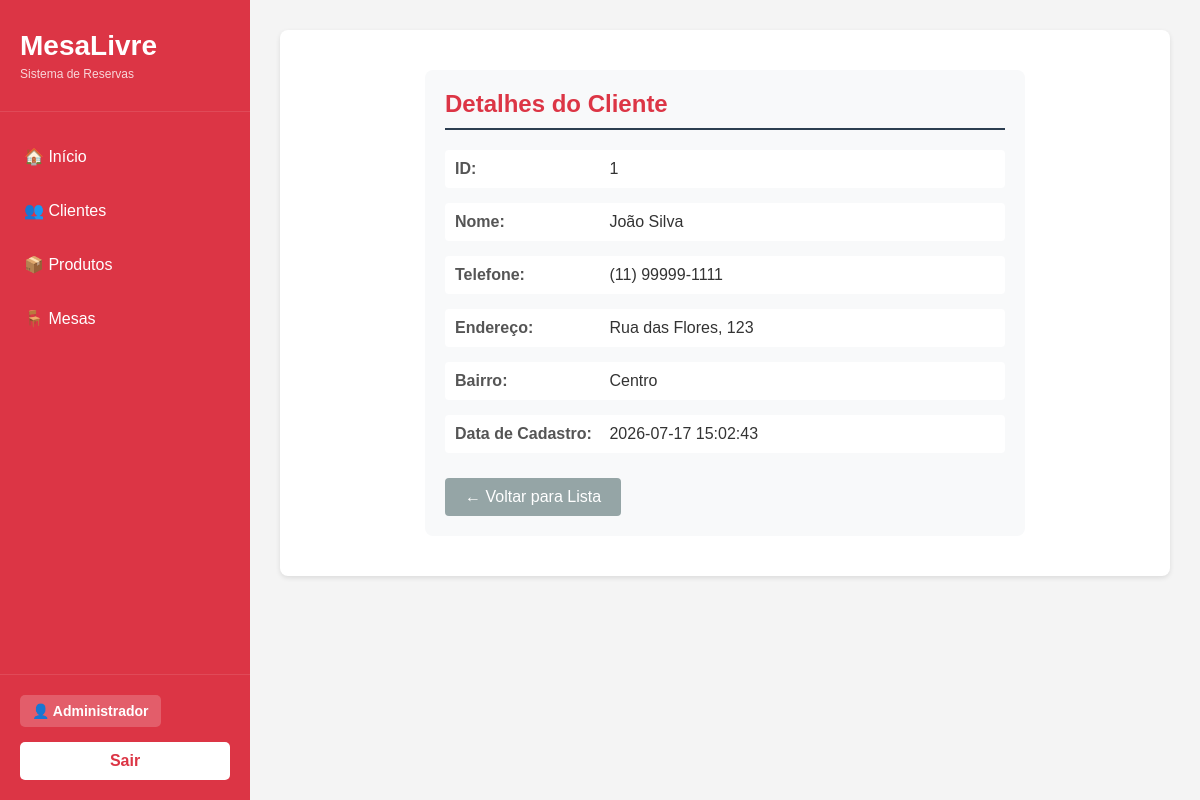
Screenshot of /MesaLivre/cliente.php?fun=exibir&id=1 (signed in) with the database file from the repository.
### tables this page shows
CREATE TABLE clientes (
    id_cliente INT AUTO_INCREMENT PRIMARY KEY,
    nome VARCHAR(100) NOT NULL,
    telefone VARCHAR(20),
    endereco VARCHAR(200),
    bairro VARCHAR(100),
    data_cadastro DATETIME
);

### MesaLivre/controle/cliente/ExibirCliente_class.php (called while the page is built)
<?php
	include_once("modelo/cliente/ClienteDAO_class.php");
	class ExibirCliente{
		public function __construct(){
			$dao = new ClienteDAO();
			$c = $dao->exibir($_GET["id"]);
			include_once("visao/cliente/exibeCliente.php");
		}
	}
?>

### MesaLivre/modelo/cliente/ClienteDAO_class.php (called while the page is built, shortened)
<?php
include_once "ConnectionFactory_class.php";
include_once "Cliente_class.php";
class ClienteDAO {
    public function exibir($id) {
        try {
            $fabrica = new ConnectionFactory();
            $con = $fabrica->getConnection();
            $stmt = $con->prepare("SELECT * FROM clientes WHERE id_cliente = :id");
            $stmt->bindValue(':id', $id);
            $stmt->execute();
            $dado = $stmt->fetchAll(PDO::FETCH_ASSOC);
            $c = new Cliente();
            $c->setIdCliente($dado[0]["id_cliente"]);
            $c->setNome($dado[0]["nome"]);
            $c->setTelefone($dado[0]["telefone"]);
            $c->setEndereco($dado[0]["endereco"]);
            $c->setBairro($dado[0]["bairro"]);
            $c->setDataCadastro($dado[0]["data_cadastro"]);
            return $c;
        } catch (PDOException $ex) {
            echo "Erro ao exibir cliente: " . $ex->getMessage();
        }
    }
}
?>

### MesaLivre/modelo/cliente/ConnectionFactory_class.php (called while the page is built, shortened)
<?php
	class ConnectionFactory{
		public $dbType = "mysql";
		public $host = "localhost";
		public $user = "root";
		public $senha = "";
		public $db = "mesalivre";
		public $persistente = false;
		public function getConnection(){
			try{
				$this->con = new PDO(
					$this->dbType.":host=".$this->host.";dbname=".$this->db,
					$this->user,
					$this->senha,
					array(PDO::ATTR_PERSISTENT => $this->persistente,
					PDO::ATTR_ERRMODE => PDO::ERRMODE_EXCEPTION)
				);
				return $this->con;
			}
			catch(PDOException $ex){
				echo "Erro: " . $ex->getMessage();
			}
		}
	}
?>

### MesaLivre/modelo/cliente/Cliente_class.php (called while the page is built, shortened)
<?php
class Cliente{
    private $id_cliente;
    private $nome;
    private $telefone;
    private $endereco;
    private $bairro;
    private $data_cadastro;
    public function getIdCliente(){
        return $this->id_cliente;
    }
    public function setIdCliente($id_cliente){
        $this->id_cliente = $id_cliente;
    }
    public function getNome(){
        return $this->nome;
    }
    public function setNome($nome){
        $this->nome = $nome;
    }
    public function getTelefone(){
        return $this->telefone;
    }
    public function setTelefone($telefone){
        $this->telefone = $telefone;
    }
    public function getEndereco(){
        return $this->endereco;
    }
    public function setEndereco($endereco){
        $this->endereco = $endereco;
    }
    public function getBairro(){
        return $this->bairro;
    }
    public function setBairro($bairro){
        $this->bairro = $bairro;
    }
    public function getDataCadastro(){
        return $this->data_cadastro;
    }
    public function setDataCadastro($data_cadastro){
        $this->data_cadastro = $data_cadastro;
    }
}
?>

### MesaLivre/visao/cliente/exibeCliente.php (the view)
<div class="detail-box">
    <h2>Detalhes do Cliente</h2>
    <div class="detail-item">
        <span class="detail-label">ID:</span>
        <span class="detail-value"><?php echo $c->getIdCliente(); ?></span>
    </div>
    <div class="detail-item">
        <span class="detail-label">Nome:</span>
        <span class="detail-value"><?php echo $c->getNome(); ?></span>
    </div>
    <div class="detail-item">
        <span class="detail-label">Telefone:</span>
        <span class="detail-value"><?php echo $c->getTelefone(); ?></span>
    </div>
    <div class="detail-item">
        <span class="detail-label">Endereço:</span>
        <span class="detail-value"><?php echo $c->getEndereco(); ?></span>
    </div>
    <div class="detail-item">
        <span class="detail-label">Bairro:</span>
        <span class="detail-value"><?php echo $c->getBairro(); ?></span>
    </div>
    <div class="detail-item">
        <span class="detail-label">Data de Cadastro:</span>
        <span class="detail-value"><?php echo $c->getDataCadastro(); ?></span>
    </div>
    <a href="cliente.php?fun=listar" class="btn-back">← Voltar para Lista</a>
</div>

### assets/css/visao/exibir.css (style rules this page uses)
.detail-box { max-width: 600px; margin: 0 auto; padding: 20px; background-color: #f8f9fa; border-radius: 8px; }
h2 { color: #2c3e50; margin-bottom: 20px; border-bottom: 2px solid #2c3e50; padding-bottom: 10px; }
.detail-item { margin-bottom: 15px; padding: 10px; background-color: white; border-radius: 4px; }
.detail-label { font-weight: bold; color: #555; display: inline-block; width: 150px; }
.detail-value { color: #333; }
.btn-back { background-color: #2c3e50; color: white; padding: 10px 20px; text-decoration: none; border-radius: 4px; display: inline-block; margin-top: 20px; }

### assets/css/visao/alterar.css (style rules this page uses)
h2 { color: #2c3e50; margin-bottom: 20px; }
.btn-back { background-color: #95a5a6; color: white; padding: 10px 20px; text-decoration: none; border-radius: 4px; display: inline-block; margin-top: 10px; }

### assets/css/visao/cadastrar.css (style rules this page uses)
h2 { color: #2c3e50; margin-bottom: 20px; }
.btn-back { background-color: #95a5a6; color: white; padding: 10px 20px; text-decoration: none; border-radius: 4px; display: inline-block; margin-top: 10px; }

### assets/css/visao/listar.css (style rules this page uses)
h2 { color: #dc3545; margin-bottom: 20px; font-size: 24px; }

### MesaLivre/visao/topo.php (style rules this page uses)
* { margin: 0; padding: 0; box-sizing: border-box; }
body { font-family: Arial, sans-serif; background-color: #f4f4f4; display: flex; min-height: 100vh; }

### rows the page displays
clientes: id_cliente "1", nome "João Silva", telefone "(11) 99999-1111", endereco "Rua das Flores, 123", bairro "Centro", data_cadastro "2026-07-17 15:02:43"

### other values shown
$usuario->getNome() "Administrador"
